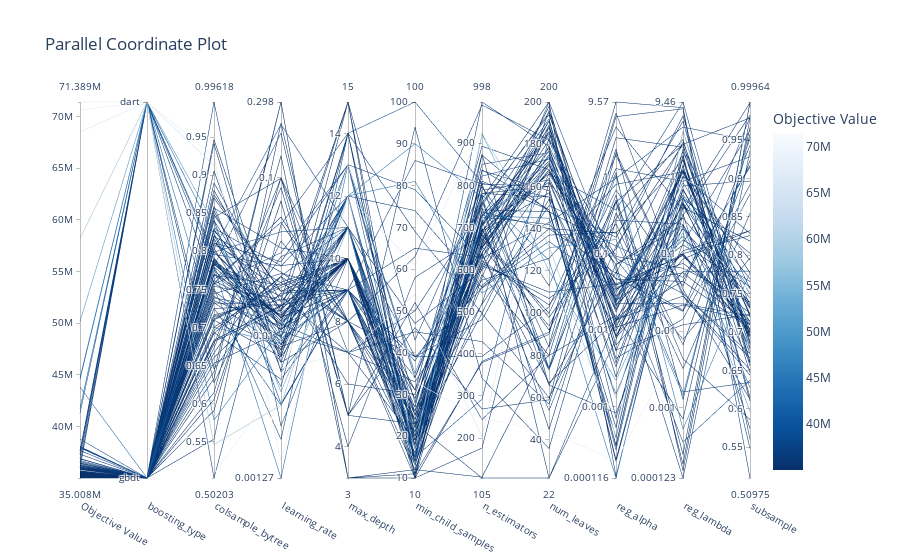

The cell this chart's notebook holds for it:
### Code cell
plot_parallel_coordinate(study)
